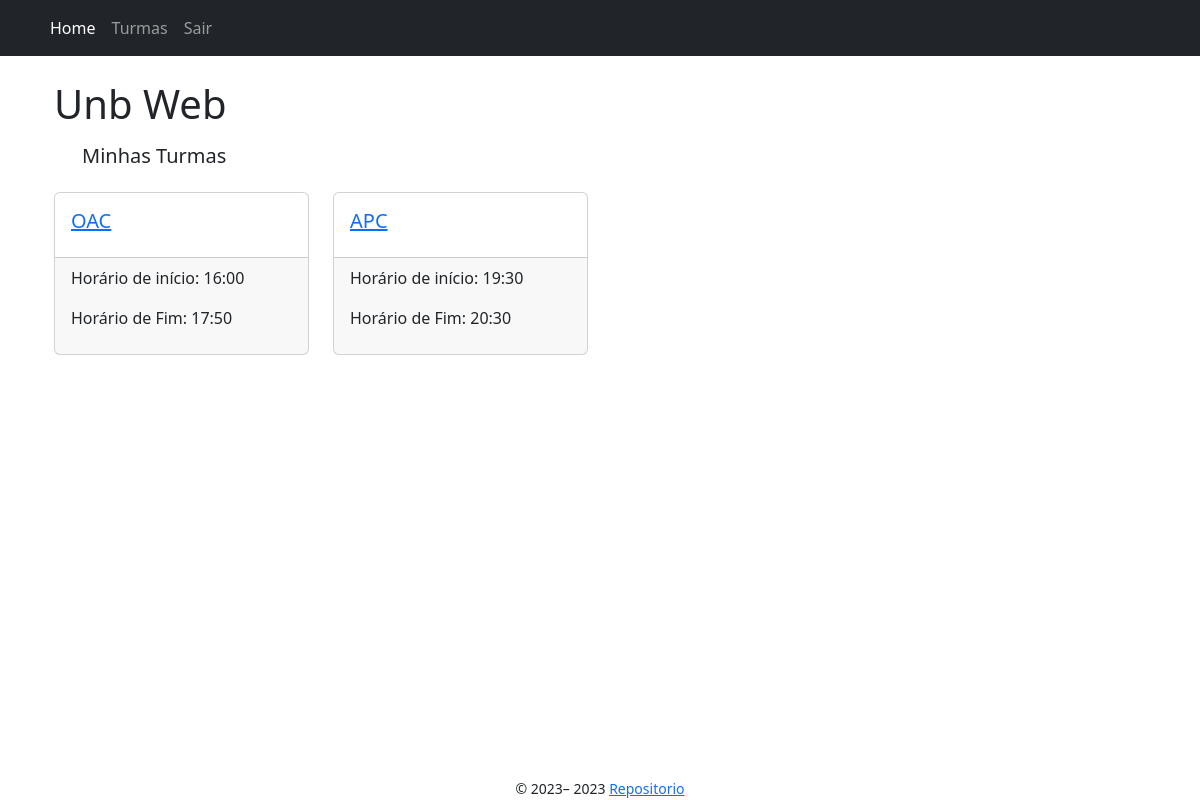
The app's page / (signed in), older data.
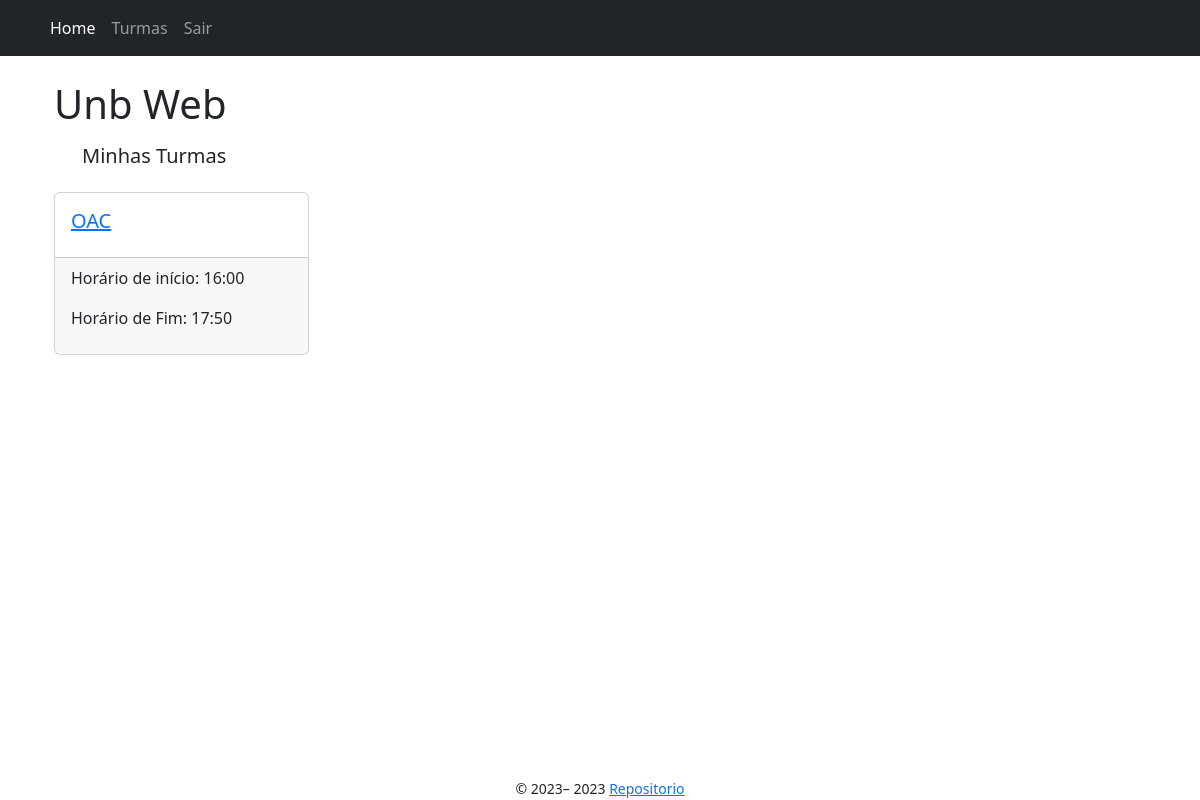
The same page, newer data.
### app/models/turma.py (models this page shows, shortened)
class Turma(db.Model):
    __tablename__ = "turma"
    id = db.Column(db.Integer, primary_key=True)
    nome = db.Column(db.String(100), nullable=False)
    horario_inicio = db.Column(db.Time, nullable=False)
    horario_fim = db.Column(db.Time, nullable=False)
    senha = db.Column(db.String(200), nullable=False)
    semestre = db.Column(db.Integer, nullable=False)
    professor_id = db.Column(db.Integer, db.ForeignKey(
        'professor.id'), nullable=False)
    aulas = db.relationship('Aula', backref=db.backref('turma_aulas', lazy=True)) #1 to N
    exames = db.relationship('Exame', backref='turma_exame', lazy=True) #1 to N

### app/controllers/index.py (the view)
@bp.route("/", methods=["GET"])
@login_required
def index() -> render_template:
    return render_template("index.jinja2", user=current_user)

### app/templates/index.jinja2
{% extends "base.jinja2" %}
{% block head %}
    {{ super() }}
{% endblock %}
{% block content %}
<div class="container">
    <h1>Unb Web</h1>
    <div class="row rows-col-1 m-3">
            <h5>Minhas Turmas</h5>
        </div>
    <div id="my-courses" class="row row-col-1 row-cols-md-2 row-cols-lg-4">
        {% for turma in user.turmas %}
            <div class="col mb-4">
                    <div class="card">
                        <div class="card-body">
                            <a href="{{ url_for('turmas.show', turma_id=turma.id) }}">
                                <h5 class="card-title">{{ turma.nome }}</h5>
                            </a>
                        </div>
                        <div class="card-footer">
                            <p>Horário de início: {{ turma.horario_inicio.strftime('%H:%M') }}</p>
                            <p>Horário de Fim: {{ turma.horario_fim.strftime('%H:%M') }}</p>
                        </div>
                    </div>
                </div>
        {% endfor %}
    </div>
</div>
{% endblock %}

Row changes from the older to the newer data that the page shows:
removed Turma: nome "APC", horario_inicio "19:30", horario_fim "20:30"
